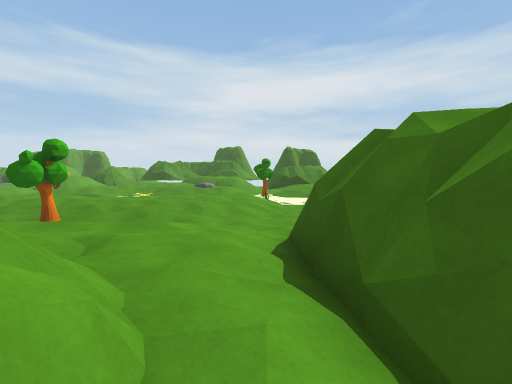
View 1 (above)

24 first-person views from a walk through a Unity game level. The camera is 1.4 m above the floor, tilts 4° down and sees 90° across. The floor is counted in squares, 2 m on a side. Each view is taken from the middle of a square. On the plan, view 1 faces up. The plan holds only what a view shows up to about 9 squares ahead; the rest is blank. The place goes on beyond the plan. The player character is not drawn.

View 2
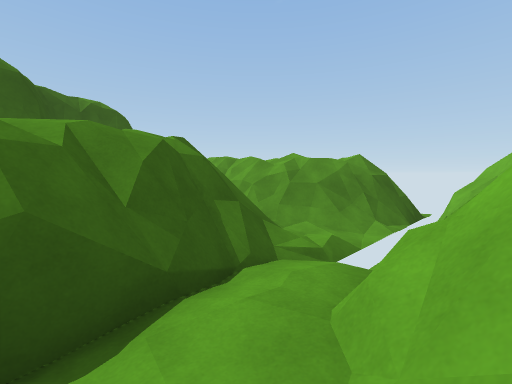

View 3
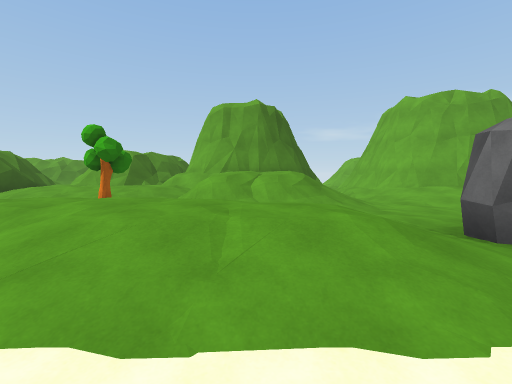

View 4
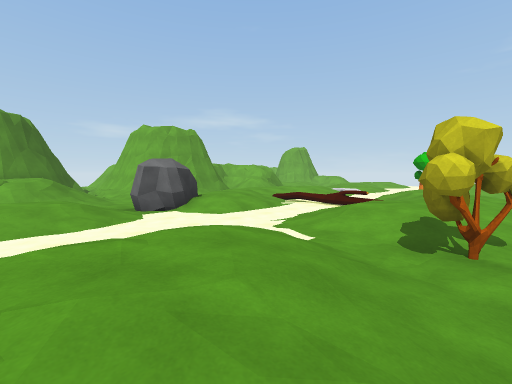

View 5
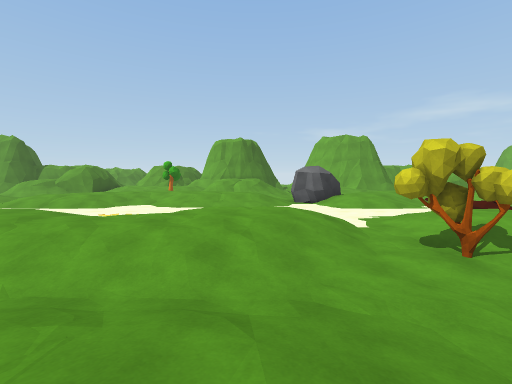

View 6
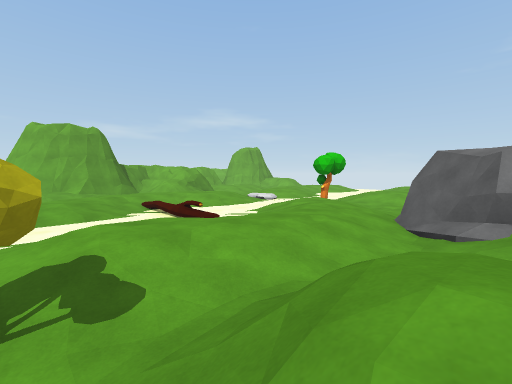

View 7
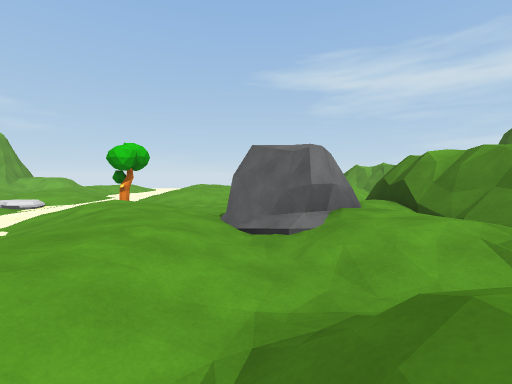

View 8
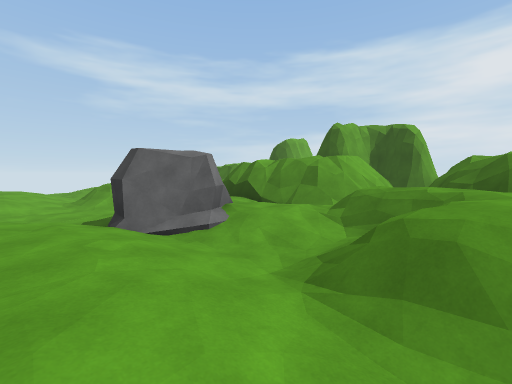

View 9
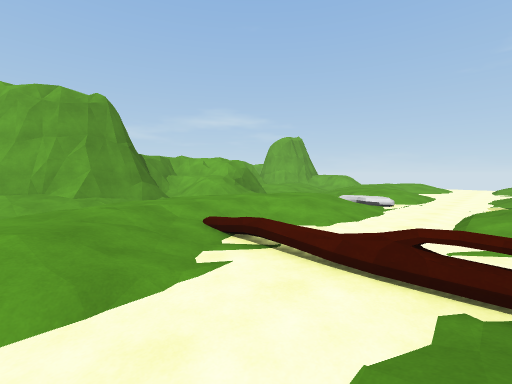

View 10
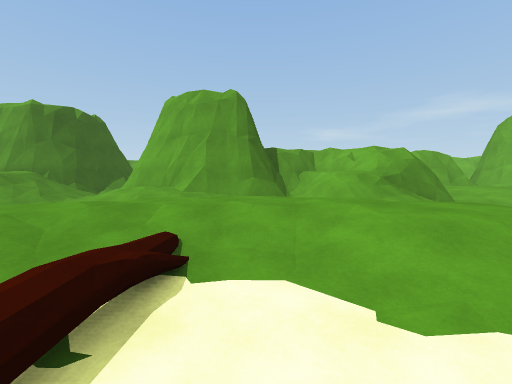

View 11
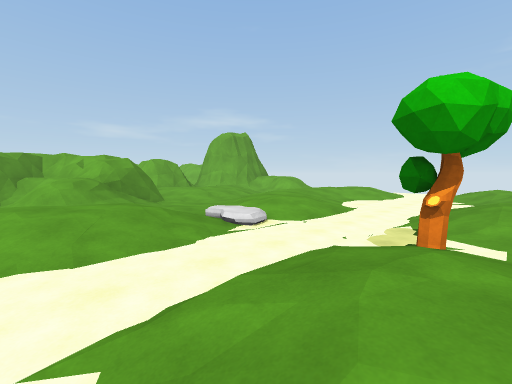

View 12
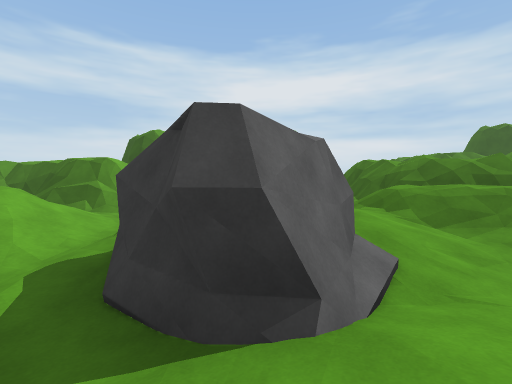

View 13
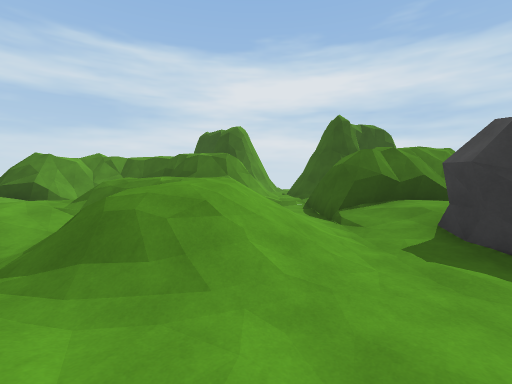

View 14
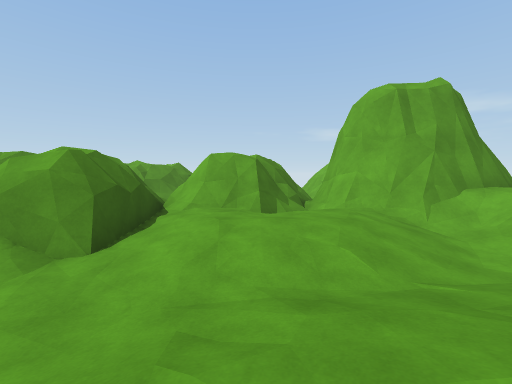

View 15
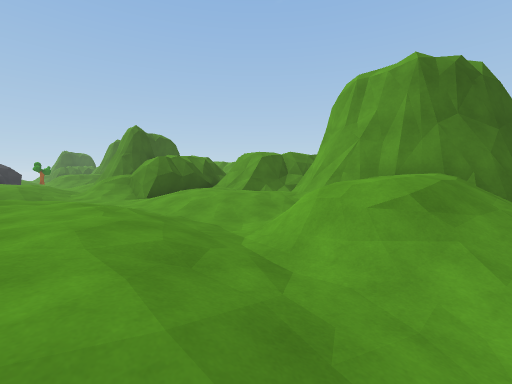

View 16
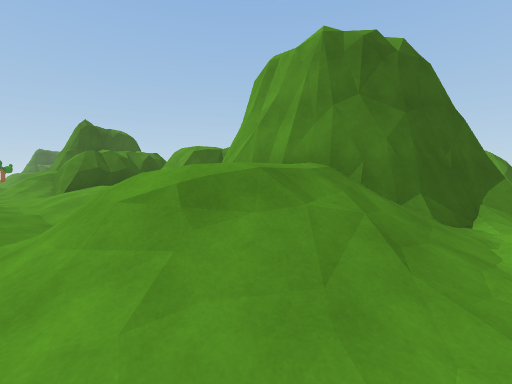

View 17
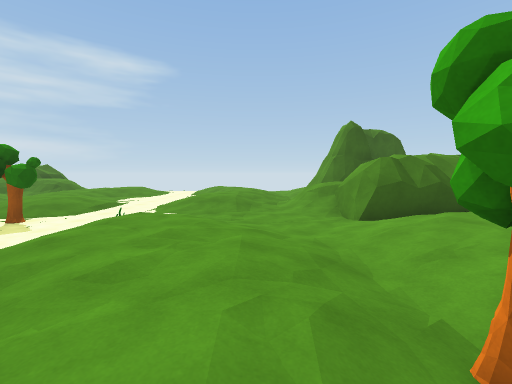

View 18
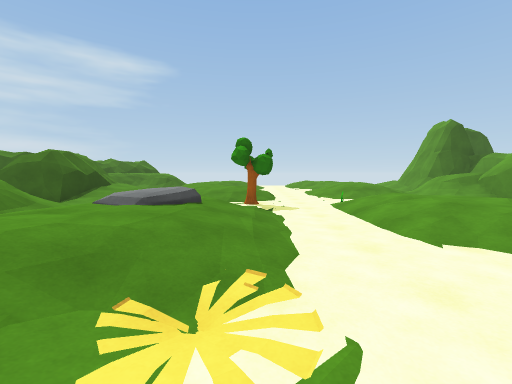

View 19
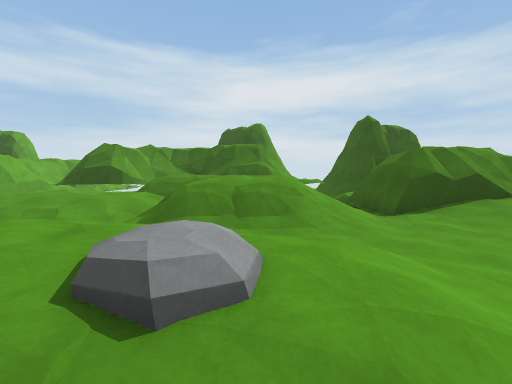

View 20
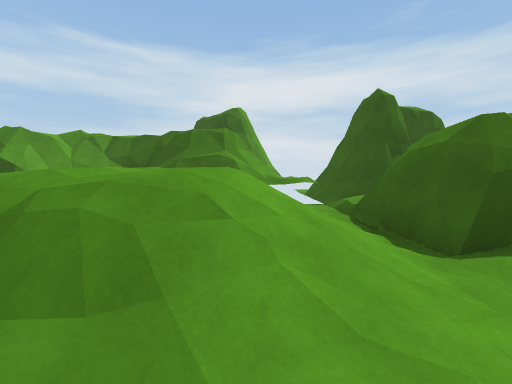

View 21
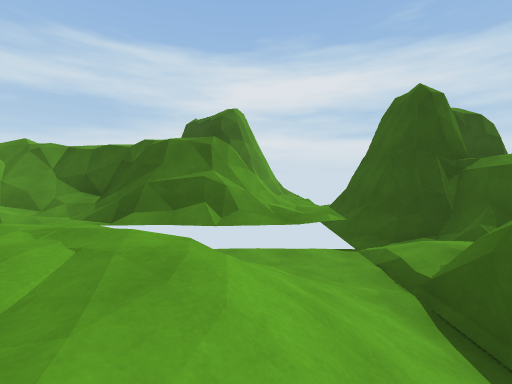

View 22
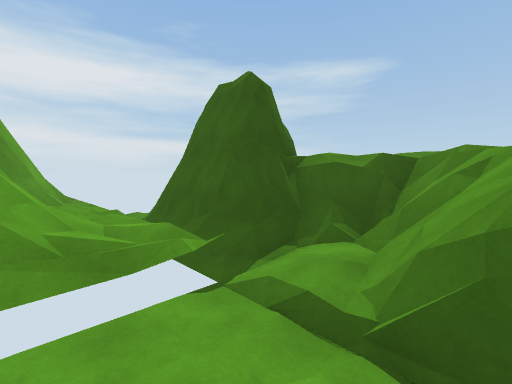

View 23
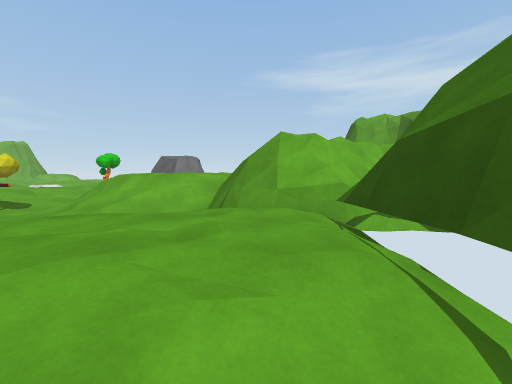

View 24
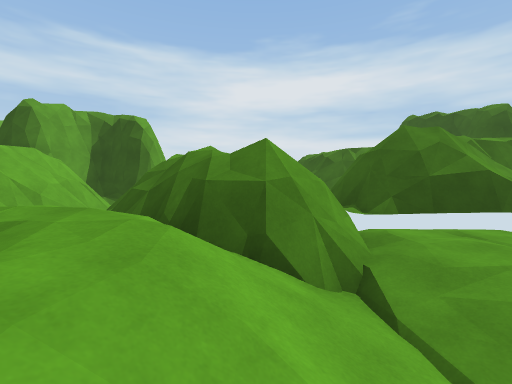

### Floor plan
Key: @ floor where view 1 was taken; # wall or solid block; x gap in a wall; . main floor; : floor 0.25 m higher than the main floor; - floor 0.25 m lower than the main floor; + floor 0.5 m higher than the main floor; * floor 0.75 m higher than the main floor; % floor 1.5 m higher than the main floor; & floor 3 m higher than the main floor; / step, stairs or slope; = window, fence, low wall or low ledge; ^ raised ledge; v drop or lower ground; T tree; R rock; P plant; O other object.
Columns run from 29 left of view 1 to 4 right of it. Each row starts with its distance up from view 1.
 26                              #
 25                             #^#
 24             ####             ^#
 23            ##===             ^#
 22   &######:  =&##=#      ##  #^##
 21 ##== ###/:   &===&# #  #^####^###
 20  #=#   /..#= &=:#===###^^^#^^^#=v
 19         /.####///=##+++/    /.===
 18     */%%////=/*/%//=+***/%%%//##&
 17     *: %//:/R*+//%/./****//%//##==
 16      ./%//.RRR/./%/.:+++//%%//.:+
 15       ///..RR/..///......////...
 14      +/:....:+++/.TT./++++/:...
 13      ***:../+*****:./+*****//../+*
 12   ++  **:./*+::/**:.+** :+//+./+*+
 11   :.../:..T+:..=::../++.P.::.T.++
 10    ............x..................
  9    ....//./....=.//.......://O....
  8     /.:+*://+/.//*+R./++/:+**+.:/+
  7  :***+**+/.+***+**RR.+******+/.:**
  6  .:++*++/..::+**+  ..  +++++:.../+
  5 ../..:...../.    ..../..:T....../.
  4 .///./:+:.////./+:..//////++:.///
  3 ./%/.+**+:##/:####:./%% +****:#=%
  2 .//##*++*/#^/##  ## //##//***+##
  1 .#####/##=##^#    ####### ###*##
  0 ##   ######                 #@##
 -1           =                  -:#
 -2                              ..#
 -3                              .##
 -4                             =x##

Positions as (right, up) in squares from view 1, and headings:
1: (0, 0), facing up
2: (-1, 2), facing down-right
3: (-7, 10), facing down
4: (-7, 14), facing down-left
5: (-8, 17), facing down
6: (-11, 16), facing down-left
7: (-12, 15), facing left
8: (-12, 13), facing up-left
9: (-12, 11), facing down-left
10: (-15, 10), facing down
11: (-16, 12), facing down-left
12: (-17, 13), facing up
13: (-21, 13), facing up
14: (-22, 7), facing down
15: (-28, 7), facing down-right
16: (-29, 5), facing down-right
17: (-5, 6), facing right
18: (-6, 11), facing right
19: (-2, 11), facing up
20: (-1, 14), facing up
21: (-1, 16), facing up
22: (-1, 18), facing up-right
23: (-6, 19), facing left
24: (-11, 16), facing up
